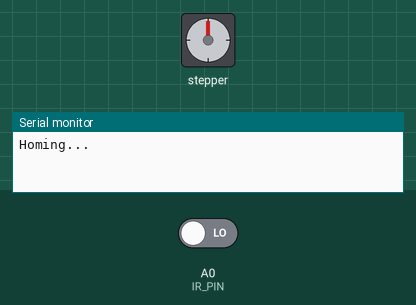
Recording of a sketch running on a simulated Arduino Mega 2560, built with avr-gcc and run on an emulated ATmega2560. Parts: stepper motor, the last lines printed to the serial monitor. Wiring (inferred from the names in the program): stepper motor driver (180 steps per turn assumed): step pin 3; direction pin 2; enable pin 53. Inputs (shaded band) come from the test bench; at power-on: A0 (IR_PIN) LOW.

Above: at 1.3 s.
1.4 s: A0 (IR_PIN) driven HIGH
At 3.6 s:
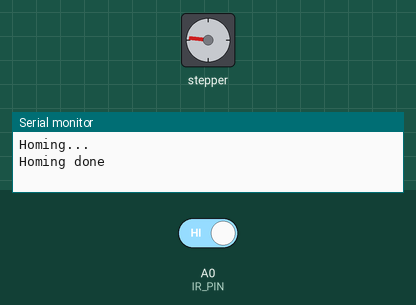
At 5.5 s:
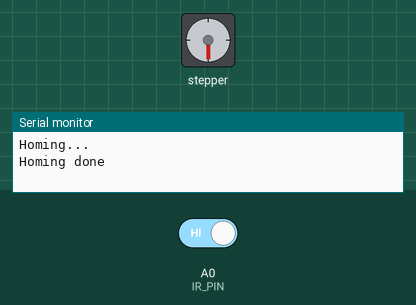
Timing chart, 0 to 62.9 s (numbered marks = the images above; inputs shaded):
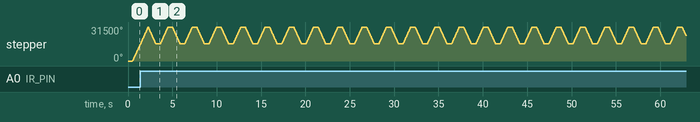

The sketch:

single_stepper_test.ino
```cpp
// Single stepper test - homes one hand to the IR sensor, then swings it
// back and forth.

// ================= PINS =================

const int DIR_PIN  = 2;
const int STEP_PIN = 3;
const int EN_PIN   = 53;             // LOW = motor on, HIGH = motor off

const int IR_PIN   = A0;
const int DETECTED = HIGH;          // sensor reads 1 when the hand reflects

// ================= MOTOR SETUP =================
const long STEPS_PER_REV = 180L * 64;    // steps per turn of the hand (11,520)

// Doubled from 123 to keep the same movement now that STEPS_PER_REV is correct
const float HOME_DEGREES  = 246.0;  // position after homing (from the sensor trigger point)
const float SWING_DEGREES = 246.0;  // how far it swings back and forth in loop()

const long HOME_STEPS  = (long)(STEPS_PER_REV * HOME_DEGREES / 360.0 + 0.5);
const long SWING_STEPS = (long)(STEPS_PER_REV * SWING_DEGREES / 360.0 + 0.5);

// ================= TIMING =================
const unsigned int STEP_DELAY_US = 50;    // running speed (smaller = faster)
const unsigned int HOME_DELAY_US = 200;   // clearing speed
const unsigned long PAUSE_MS     = 500;   // pause between swings

const long HOME_MAX_STEPS = STEPS_PER_REV * 2;   // give up after 2 turns
const long CLEAR_MARGIN   = 100;                 // extra steps past the sensor when clearing

// ================= MOVEMENT FUNCTIONS =================
void stepOnce(unsigned int delayUs) {
  digitalWrite(STEP_PIN, HIGH);
  delayMicroseconds(delayUs);
  digitalWrite(STEP_PIN, LOW);
  delayMicroseconds(delayUs);
}

void moveSteps(long steps) {
  for (long i = 0; i < steps; i++) stepOnce(STEP_DELAY_US);
}

void setDirection(bool cw) {
  digitalWrite(DIR_PIN, cw ? HIGH : LOW);
  delayMicroseconds(10);
}

// ================= ENABLE =================
void enableStepper() {
  digitalWrite(EN_PIN, LOW);
  delay(5);                         // let the driver power up the coils
}

void disableStepper() {
  digitalWrite(EN_PIN, HIGH);
}

void halt(const char *msg) {
  Serial.print("ERROR: ");
  Serial.println(msg);
  disableStepper();
  while (true);
}

// ================= HOMING =================
// Moves the hand off the sensor if needed, then runs CW until the sensor
// triggers, so it always approaches from the same side.
void home() {
  setDirection(true);
  long count = 0;

  if (digitalRead(IR_PIN) == DETECTED) {
    Serial.println("Hand on sensor - moving off");
    while (digitalRead(IR_PIN) == DETECTED) {
      stepOnce(HOME_DELAY_US);
      if (++count > HOME_MAX_STEPS) halt("sensor still blocked - check for obstruction");
    }
    for (long i = 0; i < CLEAR_MARGIN; i++) stepOnce(HOME_DELAY_US);
  }

  Serial.println("Homing...");
  count = 0;
  while (digitalRead(IR_PIN) != DETECTED) {
    stepOnce(STEP_DELAY_US);
    if (++count > HOME_MAX_STEPS) halt("hand didn't reach the sensor");
  }

  moveSteps(HOME_STEPS);
  Serial.println("Homing done");
}

// ================= SETUP (runs once) =================
void setup() {
  pinMode(EN_PIN, OUTPUT);
  pinMode(STEP_PIN, OUTPUT);
  pinMode(DIR_PIN, OUTPUT);
  pinMode(IR_PIN, INPUT);

  Serial.begin(9600);
  delay(500);

  enableStepper();
  home();
}

// ================= LOOP =================
void loop() {
  setDirection(false);              // back
  moveSteps(SWING_STEPS);
  delay(PAUSE_MS);

  setDirection(true);               // forward
  moveSteps(SWING_STEPS);
  delay(PAUSE_MS);
}
```
